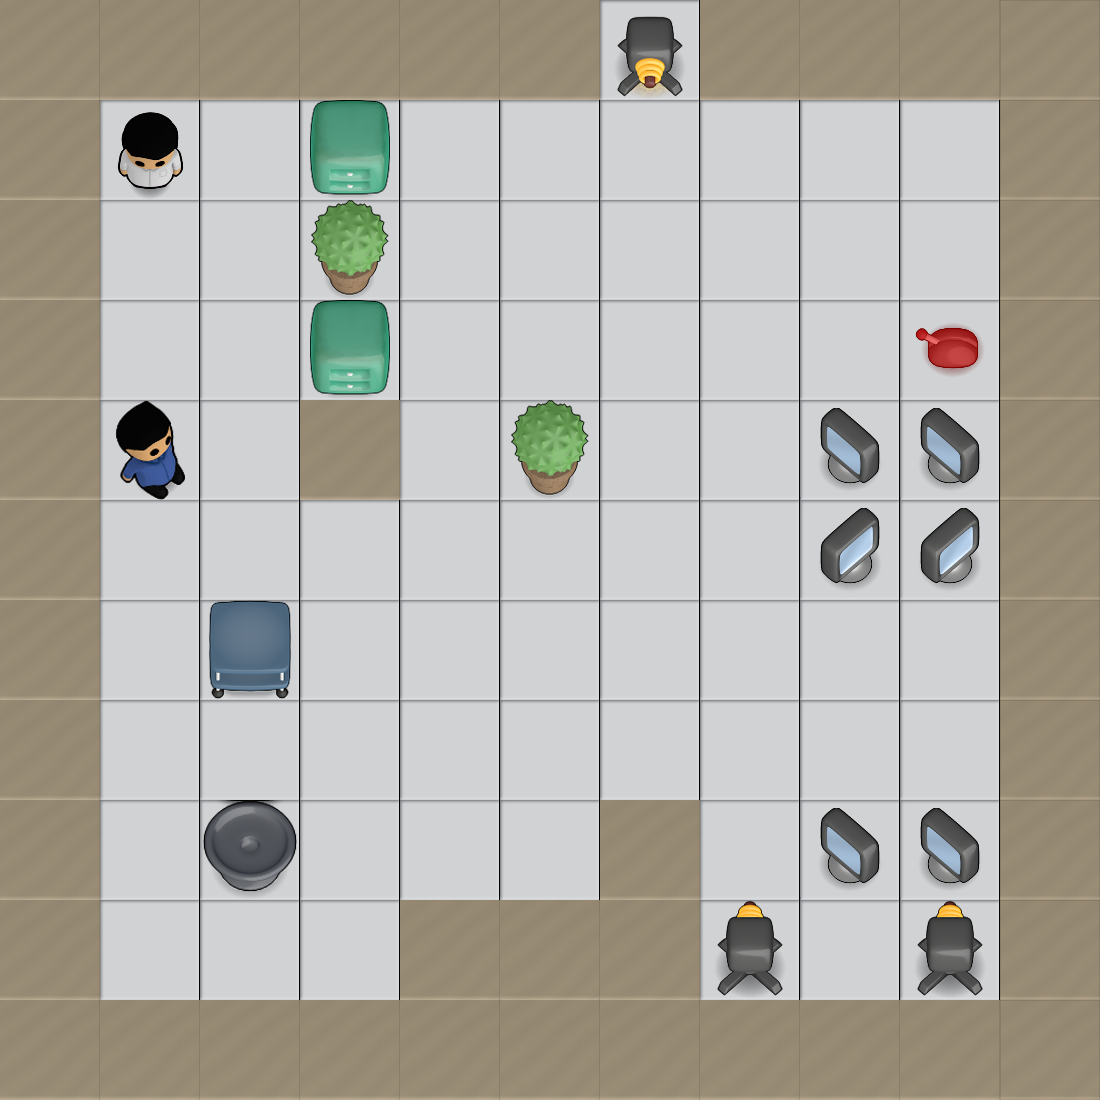

The image is a tile-based game level rendered from a .tmx file. Its description and complete source (layers, tilesets, objects, tile grids) follow:
An orthogonal 11x11 tile map with 100x100 px tiles, 2 tile layers (Floor, Tile Layer 1).

<map version="1.0" orientation="orthogonal" width="11" height="11" tilewidth="100" tileheight="100">
 <properties>
  <property name="MaxScore" value="12" />
  <property name="MinScore" value="11" />
 </properties>
 <tileset firstgid="1" name="tileset" tilewidth="100" tileheight="100">
  <image source="tileset.png" width="1000" height="1000" />
 </tileset>
 <layer name="Floor" width="11" height="11">
  <data encoding="csv">
32,32,32,32,32,32,32,32,32,32,0,
32,32,32,32,32,32,32,32,32,32,0,
32,32,32,32,32,32,32,32,32,32,0,
32,32,32,32,32,32,32,32,32,32,0,
32,32,32,32,32,32,32,32,32,32,0,
32,32,32,32,32,32,32,32,32,32,0,
32,32,32,32,32,32,32,32,32,32,0,
32,32,32,32,32,32,32,32,32,32,0,
32,32,32,32,32,32,32,32,32,32,0,
32,32,32,32,32,32,32,32,32,32,0,
32,32,32,32,32,32,32,32,32,32,0
</data>
 </layer>
 <layer name="Tile Layer 1" width="11" height="11">
  <data encoding="csv">
31,31,31,31,31,31,21,31,31,31,31,
31,11,0,1,0,0,0,0,0,0,31,
31,0,0,4,0,0,0,0,0,0,31,
31,0,0,1,0,0,0,0,0,51,31,
31,12,0,31,0,4,0,0,25,25,31,
31,0,0,0,0,0,0,0,26,26,31,
31,0,2,0,0,0,0,0,0,0,31,
31,0,0,0,0,0,0,0,0,0,31,
31,0,13,0,0,0,31,0,25,25,31,
31,0,0,0,31,31,31,22,0,22,31,
31,31,31,31,31,31,31,31,31,31,31
</data>
 </layer>
</map>